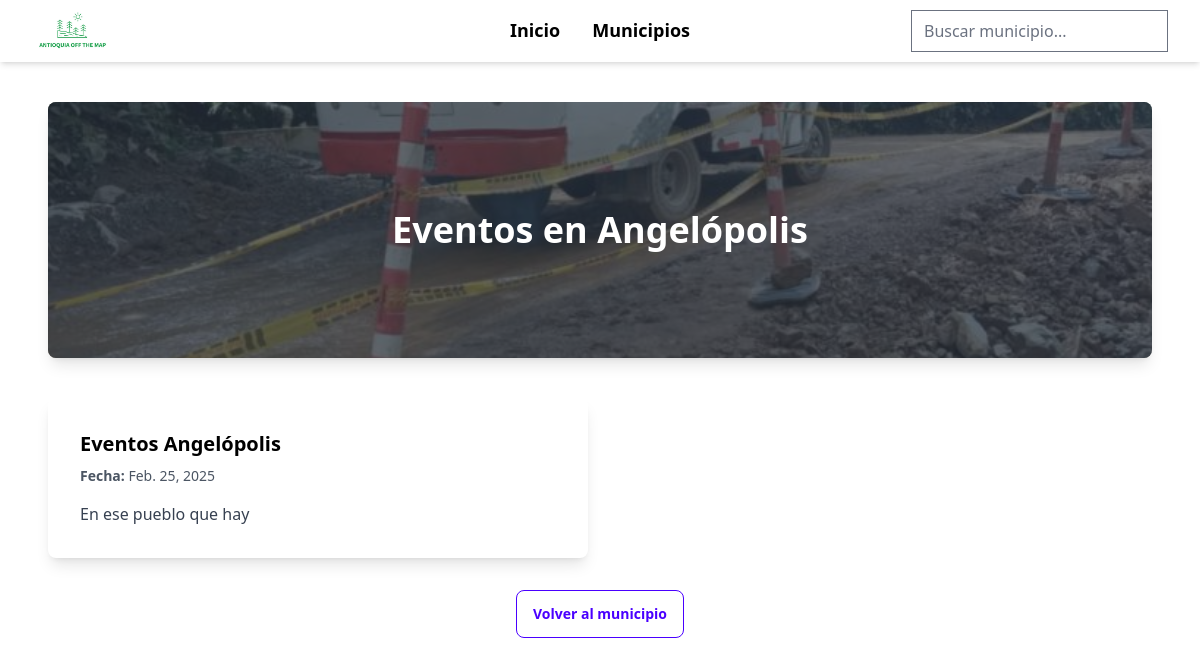
/municipalities/1/events/, run on an earlier commit of the app's database.
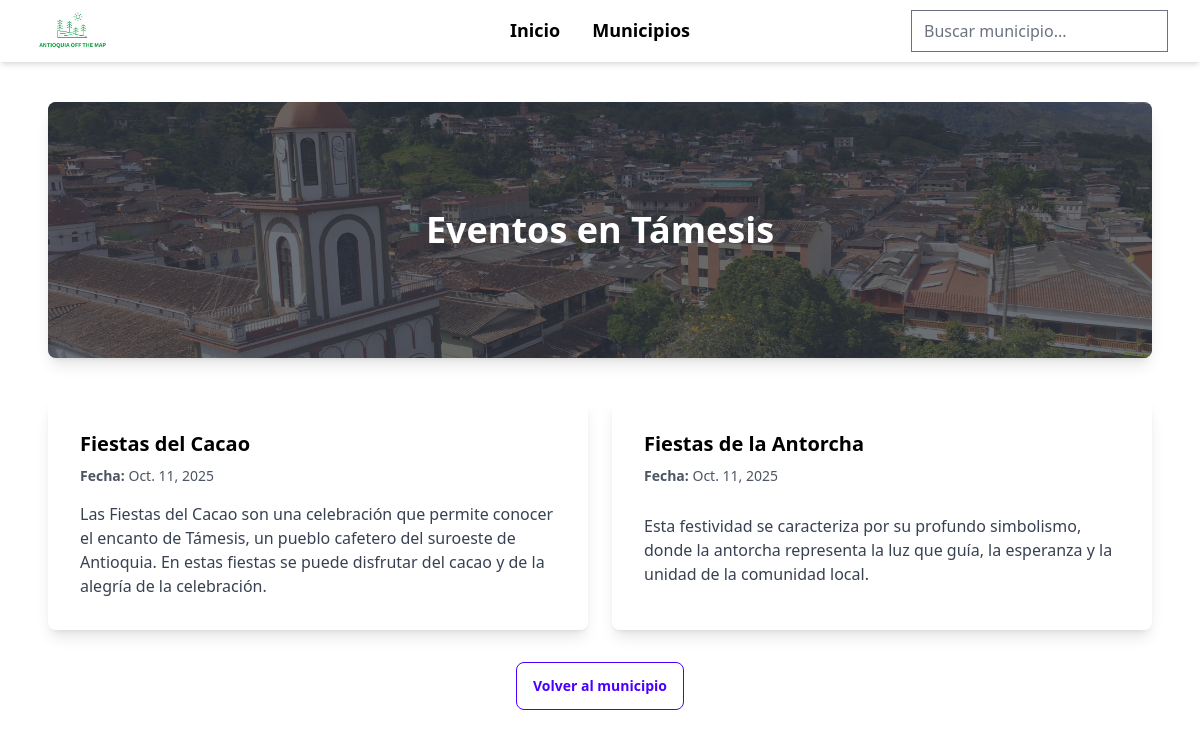
And on a later commit of the database.
### destination/models.py (models this page shows, shortened)
class Municipality(models.Model):
    name = models.CharField(max_length=100, unique=True)
    description = models.TextField()
    category = models.CharField(max_length=100)
    location = models.CharField(max_length=100)
    image = models.ImageField(upload_to='destination/municipalities/', null=True, blank=True)

class Event(models.Model):
    municipality = models.ForeignKey("Municipality", on_delete=models.CASCADE, related_name="events")
    name = models.CharField(max_length=255)
    date = models.DateField()
    location = models.CharField(max_length=255)
    description = models.TextField(blank=True, null=True)
    event_type = models.CharField(max_length=100)

### destination/views.py (the view)
# urls.py: path('municipalities/<int:municipality_id>/events/', event_calendar, name='municipality_events'),
def event_calendar(request, municipality_id):
    municipality = get_object_or_404(Municipality, id=municipality_id)
    events = municipality.events.all().order_by("date")  # Obtain events ordered by date
    return render(request, "municipality_events.html", {"municipality": municipality, "events": events})

### destination/templates/municipality_events.html (shortened to what this page needs)
<!DOCTYPE html>
<html lang="es">
<head>
</head>
<body>
    {% include 'home.html'%}
    {% block content %}
    <div class="max-w-6xl mx-auto px-6 py-10">
        <div class="hero h-64 rounded-lg shadow-lg overflow-hidden" style="background-image: url('{{ municipality.image.url }}');">
            <div class="hero-overlay bg-opacity-70"></div>
            <div class="hero-content text-center text-white">
                <h1 class="text-4xl font-bold">Eventos en {{ municipality.name }}</h1>
            </div>
        </div>
        <div class="mt-10">
            {% if events %}
                <div class="grid grid-cols-1 md:grid-cols-2 lg:grid-cols-2 gap-6">
                    {% for event in events %}
                    <div class="card bg-white shadow-lg rounded-lg overflow-hidden">
                        <div class="card-body">
                            <h2 class="card-title text-xl font-bold">{{ event.name }}</h2>
                            <p class="text-gray-600 text-sm"><strong>Fecha:</strong> {{ event.date }}</p>
                            <p class="text-gray-700 mt-2">{{ event.description }}</p>
                        </div>
                    </div>
                    {% endfor %}
                </div>
            {% else %}
                <div class="flex flex-col items-center text-center mt-10">
                    <img src="" alt="No Events" class="w-64">
                    <p class="text-gray-500 text-lg mt-4">No se encontraron eventos para este municipio.</p>
                </div>
            {% endif %}
        </div>
        <div class="mt-8 text-center">
            <a href="{% url 'municipality_detail' municipality.id %}" class="btn btn-outline btn-primary">Volver al municipio</a>
        </div>
    </div>
    {% endblock %}
</body>
</html>

What changed in the data, as far as the page shows it:
changed Municipality: image: a different picture; name "Angelópolis" → "Támesis"
changed Event: name "Eventos Angelópolis" → "Fiestas del Cacao"; date "Feb. 25, 2025" → "Oct. 11, 2025"; description "En ese pueblo que hay" → "Las Fiestas del Cacao son una celebración que permite conocer el encanto de Támesis, un pueblo cafetero del suroeste de Antioquia. En estas fiestas se puede disfrutar del cacao y de la alegría de la celebración."
added Event: name "Fiestas de la Antorcha", date "Oct. 11, 2025", description "Esta festividad se caracteriza por su profundo simbolismo, donde la antorcha representa la luz que guía, la esperanza y la unidad de la comunidad local."
